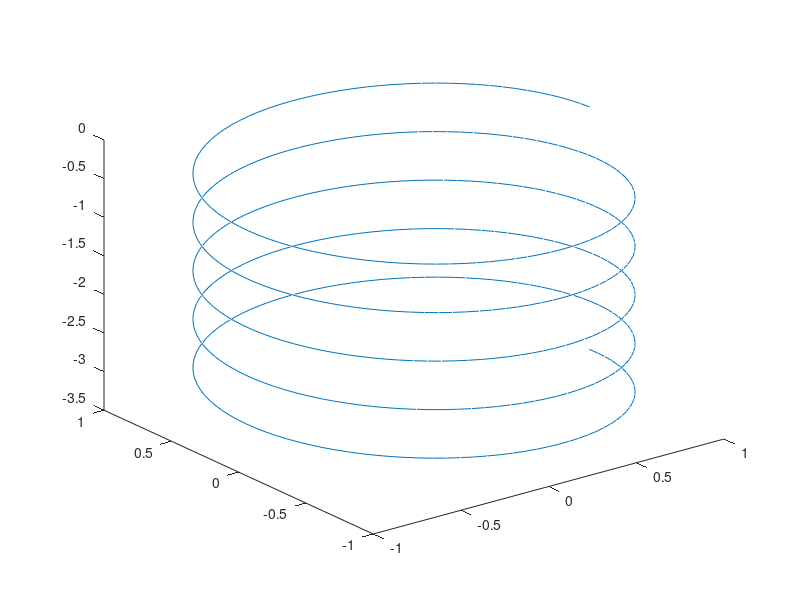
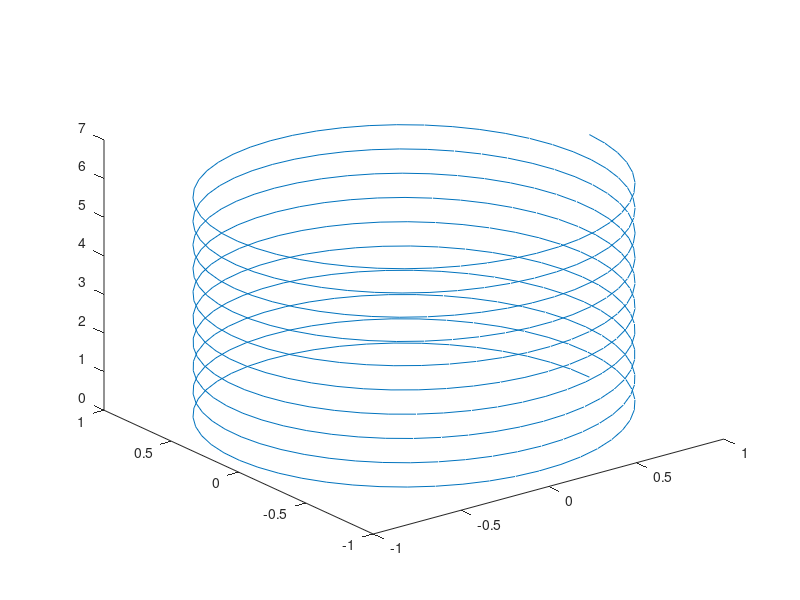

Here is the MATLAB script that generated these plots, in order:
%es1_6
close all
clear all
clc

a=1; %raggio dell'elica
b=-0.1; %costante dei passi
t=linspace(0,10*pi,500); 
x = a*cos(t); 
y = a*sin(t);
z = b*t;

figure
plot3(x,y,z)

t=linspace(0,20*pi,500);
a=1;
b=0.1;
z=b*t;
x=a*cos(t);
y=a*sin(t);

figure
plot3(x,y,z)